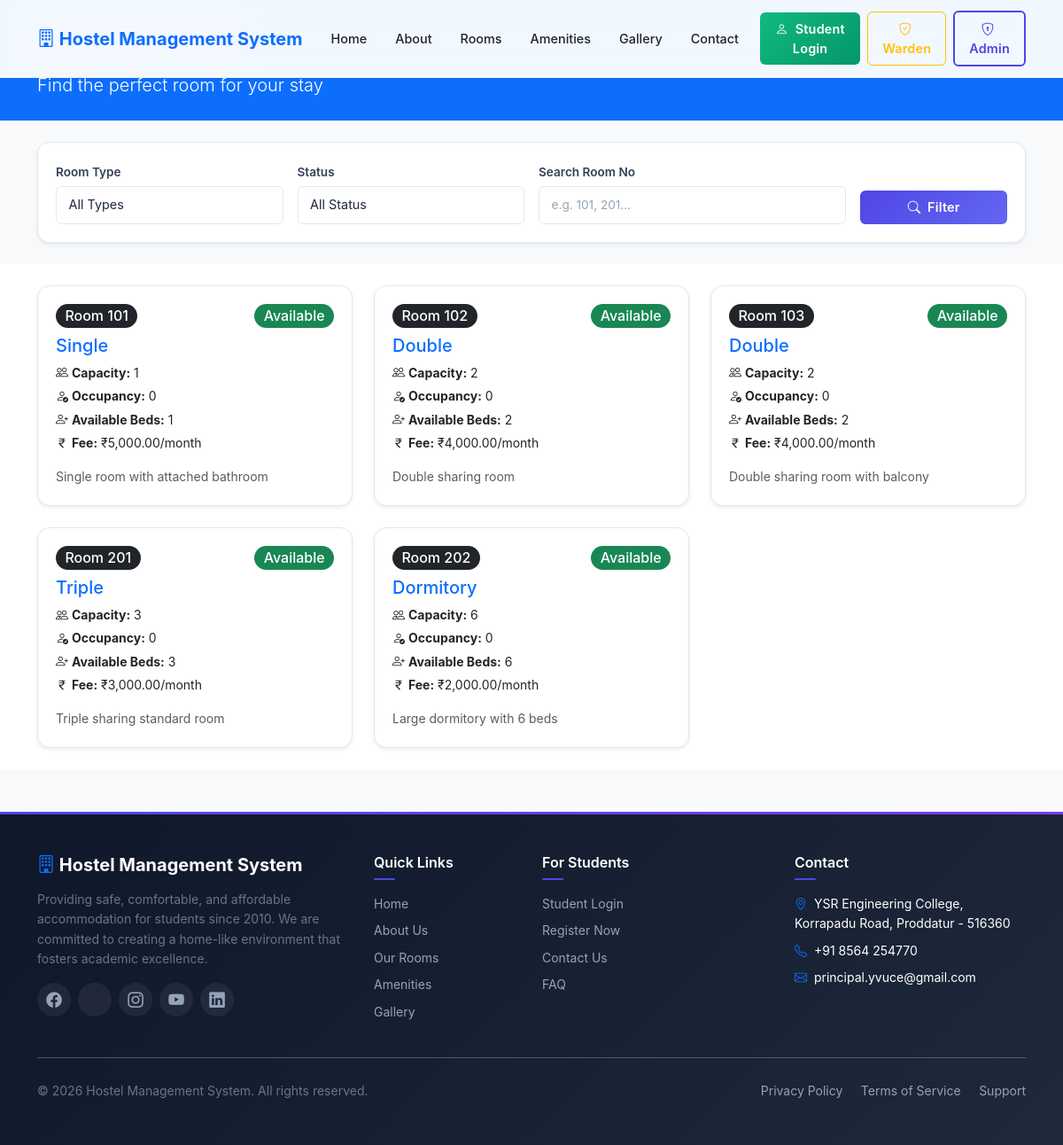
The page /rooms.php on the database its author committed.
### tables this page shows
CREATE TABLE rooms (
    id INT AUTO_INCREMENT PRIMARY KEY,
    room_no VARCHAR(20) NOT NULL UNIQUE,
    floor VARCHAR(20),
    room_type ENUM('Single', 'Double', 'Triple', 'Dormitory') NOT NULL DEFAULT 'Double',
    capacity INT NOT NULL DEFAULT 2,
    occupancy INT NOT NULL DEFAULT 0,
    fee_per_month DECIMAL(10,2) NOT NULL DEFAULT 0,
    description TEXT,
    status ENUM('Available', 'Full', 'Maintenance') NOT NULL DEFAULT 'Available',
    created_at TIMESTAMP DEFAULT CURRENT_TIMESTAMP
);

### config/functions.php (called while the page is built, shortened)
<?php
function sanitize($input) {
    return htmlspecialchars(strip_tags(trim($input)), ENT_QUOTES, 'UTF-8');
}
function isLoggedIn() {
    return isset($_SESSION['user_id']);
}

### config/database.php (called while the page is built, shortened)
<?php
class Database {
    private static $instance = null;
    private $conn;
    private function __construct() {
        try {
            $this->conn = new PDO(
                "mysql:host=" . DB_HOST . ";dbname=" . DB_NAME . ";charset=utf8mb4",
                DB_USER,
                DB_PASS,
                [
                    PDO::ATTR_ERRMODE => PDO::ERRMODE_EXCEPTION,
                    PDO::ATTR_DEFAULT_FETCH_MODE => PDO::FETCH_ASSOC,
                    PDO::ATTR_EMULATE_PREPARES => false
                ]
            );
        } catch (PDOException $e) {
            die("Database connection failed: " . $e->getMessage());
        }
    }
    public static function getInstance() {
        if (self::$instance === null) {
            self::$instance = new self();
        }
        return self::$instance;
    }
    public function getConnection() {
        return $this->conn;
    }
}
function db() {
    return Database::getInstance()->getConnection();
}

### public/rooms.php (the view, shortened to what this page needs)
<?php
include __DIR__ . '/../includes/header.php';
$params = [];
$whereClause = '';
$rooms = [];
try {
    $stmt = db()->prepare("SELECT * FROM rooms $whereClause ORDER BY room_no ASC");
    $stmt->execute($params);
    $rooms = $stmt->fetchAll();
} catch (Exception $e) {
    $rooms = [];
}
$searchValue = $_GET['search'] ?? '';
?>
<section class="bg-primary text-white py-4">
    <div class="container">
        <h1 class="fw-bold">Our Rooms</h1>
        <p class="lead mb-0">Find the perfect room for your stay</p>
    </div>
</section>
<section class="bg-light py-4">
    <div class="container">
        <div class="card shadow-sm">
            <div class="card-body">
                <form method="GET" action="" class="row g-3 align-items-end">
                    <div class="col-md-3">
                        <label class="form-label fw-semibold">Room Type</label>
                        <select name="room_type" class="form-select">
                            <option value="">All Types</option>
                        </select>
                    </div>
                    <div class="col-md-3">
                        <label class="form-label fw-semibold">Status</label>
                        <select name="status" class="form-select">
                            <option value="">All Status</option>
                        </select>
                    </div>
                    <div class="col-md-4">
                        <label class="form-label fw-semibold">Search Room No</label>
                        <input type="text" name="search" class="form-control" placeholder="e.g. 101, 201..." value="<?= sanitize($searchValue) ?>">
                    </div>
                    <div class="col-md-2">
                        <button type="submit" class="btn btn-primary w-100"><i class="bi bi-search"></i> Filter</button>
                    </div>
                </form>
            </div>
        </div>
    </div>
</section>
<section class="bg-white py-4">
    <div class="container">
        <?php if (count($rooms) > 0): ?>
            <div class="row g-4">
                <?php foreach ($rooms as $room): ?>
                    <div class="col-md-4">
                        <div class="card h-100 shadow-sm">
                            <div class="card-body">
                                <div class="d-flex justify-content-between align-items-start mb-2">
                                    <span class="badge bg-dark fs-6">Room <?= sanitize($room['room_no']) ?></span>
                                    <?php
                                    $statusBadge = match($room['status']) {
                                        'Available' => 'bg-success',
                                        'Full' => 'bg-danger',
                                        'Maintenance' => 'bg-warning text-dark',
                                        default => 'bg-secondary'
                                    };
                                    ?>
                                    <span class="badge <?= $statusBadge ?> fs-6"><?= $room['status'] ?></span>
                                </div>
                                <h5 class="card-title text-primary"><?= sanitize($room['room_type']) ?></h5>
                                <ul class="list-unstyled small">
                                    <li class="mb-1"><i class="bi bi-people"></i> <strong>Capacity:</strong> <?= $room['capacity'] ?></li>
                                    <li class="mb-1"><i class="bi bi-person-check"></i> <strong>Occupancy:</strong> <?= $room['occupancy'] ?></li>
                                    <li class="mb-1"><i class="bi bi-person-plus"></i> <strong>Available Beds:</strong> <?= $room['capacity'] - $room['occupancy'] ?></li>
                                    <li class="mb-1"><i class="bi bi-currency-rupee"></i> <strong>Fee:</strong> ₹<?= number_format($room['fee_per_month'], 2) ?>/month</li>
                                </ul>
                                <?php if (!empty($room['description'])): ?>
                                    <p class="card-text small text-muted"><?= sanitize($room['description']) ?></p>
                                <?php endif; ?>
                            </div>
                        </div>
                    </div>
                <?php endforeach; ?>
            </div>
        <?php else: ?>
            <div class="alert alert-info text-center">
                <i class="bi bi-info-circle"></i> No rooms found matching your criteria.
            </div>
        <?php endif; ?>
    </div>
</section>
<?php include __DIR__ . '/../includes/footer.php'; ?>

### includes/header.php (shortened to what this page needs)
<!DOCTYPE html>
<html lang="en">
<head>
    <link href="https://cdn.jsdelivr.net/npm/bootstrap@5.3.0/dist/css/bootstrap.min.css" rel="stylesheet">
    <link rel="stylesheet" href="https://cdn.jsdelivr.net/npm/bootstrap-icons@1.10.0/font/bootstrap-icons.css">
    <link rel="stylesheet" href="<?= BASE_URL ?>/assets/css/style.css">
</head>
<body>
<nav class="navbar navbar-expand-lg fixed-top">
    <div class="container">
        <a class="navbar-brand fw-bold text-primary" href="<?= BASE_URL ?>/public/index.php">
            <i class="bi bi-building"></i> <?= SITE_NAME ?>
        </a>
        <div class="collapse navbar-collapse" id="mainNav">
            <ul class="navbar-nav ms-auto align-items-lg-center">
                <li class="nav-item"><a class="nav-link text-dark" href="<?= BASE_URL ?>/public/index.php">Home</a></li>
                <li class="nav-item"><a class="nav-link text-dark" href="<?= BASE_URL ?>/public/about.php">About</a></li>
                <li class="nav-item"><a class="nav-link text-dark" href="<?= BASE_URL ?>/public/rooms.php">Rooms</a></li>
                <li class="nav-item"><a class="nav-link text-dark" href="<?= BASE_URL ?>/public/amenities.php">Amenities</a></li>
                <li class="nav-item"><a class="nav-link text-dark" href="<?= BASE_URL ?>/public/gallery.php">Gallery</a></li>
                <li class="nav-item"><a class="nav-link text-dark" href="<?= BASE_URL ?>/public/contact.php">Contact</a></li>
                <?php if (isLoggedIn()): ?>
                    <li class="nav-item dropdown">
                        <a class="nav-link text-dark dropdown-toggle fw-semibold" href="#" role="button" data-bs-toggle="dropdown">
                            <i class="bi bi-person-circle text-primary"></i> <?= sanitize($_SESSION['username']) ?>
                        </a>
                        <ul class="dropdown-menu dropdown-menu-end">
                            <li><a class="dropdown-item" href="<?= BASE_URL ?>/<?= isAdmin() ? 'admin' : 'student' ?>/dashboard.php"><i class="bi bi-speedometer2"></i> Dashboard</a></li>
                            <li><hr class="dropdown-divider"></li>
                            <li><a class="dropdown-item text-danger fw-bold" href="<?= BASE_URL ?>/auth/logout.php"><i class="bi bi-box-arrow-right"></i> Logout</a></li>
                        </ul>
                    </li>
                <?php else: ?>
                    <li class="nav-item ms-lg-2">
                        <a class="btn btn-success text-white fw-semibold px-3" href="<?= BASE_URL ?>/auth/login.php?role=student"><i class="bi bi-person"></i> Student Login</a>
                    </li>
                    <li class="nav-item ms-lg-2">
                        <a class="btn btn-outline-warning fw-semibold px-3" href="<?= BASE_URL ?>/auth/login.php?role=warden"><i class="bi bi-shield-check"></i> Warden</a>
                    </li>
                    <li class="nav-item ms-lg-2">
                        <a class="btn btn-outline-primary fw-semibold px-3" href="<?= BASE_URL ?>/auth/login.php?role=admin"><i class="bi bi-shield-lock"></i> Admin</a>
                    </li>
                <?php endif; ?>
            </ul>
        </div>
    </div>
</nav>

### includes/footer.php (shortened to what this page needs)
<footer class="mt-5 py-5">
    <div class="container">
        <div class="row g-4">
            <div class="col-lg-4">
                <h5 class="fw-bold mb-3"><i class="bi bi-building text-primary"></i> <?= SITE_NAME ?></h5>
                <p class="small text-secondary mb-3">Providing safe, comfortable, and affordable accommodation for students since 2010. We are committed to creating a home-like environment that fosters academic excellence.</p>
                <div class="d-flex gap-2">
                    <a href="#" class="social-link"><i class="bi bi-facebook"></i></a>
                    <a href="#" class="social-link"><i class="bi bi-twitter-x"></i></a>
                    <a href="#" class="social-link"><i class="bi bi-instagram"></i></a>
                    <a href="#" class="social-link"><i class="bi bi-youtube"></i></a>
                    <a href="#" class="social-link"><i class="bi bi-linkedin"></i></a>
                </div>
            </div>
            <div class="col-lg-2 col-md-4">
                <h6>Quick Links</h6>
                <ul class="list-unstyled small">
                    <li class="mb-2"><a href="<?= BASE_URL ?>/public/index.php" class="text-decoration-none">Home</a></li>
                    <li class="mb-2"><a href="<?= BASE_URL ?>/public/about.php" class="text-decoration-none">About Us</a></li>
                    <li class="mb-2"><a href="<?= BASE_URL ?>/public/rooms.php" class="text-decoration-none">Our Rooms</a></li>
                    <li class="mb-2"><a href="<?= BASE_URL ?>/public/amenities.php" class="text-decoration-none">Amenities</a></li>
                    <li class="mb-2"><a href="<?= BASE_URL ?>/public/gallery.php" class="text-decoration-none">Gallery</a></li>
                </ul>
            </div>
            <div class="col-lg-3 col-md-4">
                <h6>For Students</h6>
                <ul class="list-unstyled small">
                    <li class="mb-2"><a href="<?= BASE_URL ?>/auth/login.php?role=student" class="text-decoration-none">Student Login</a></li>
                    <li class="mb-2"><a href="<?= BASE_URL ?>/auth/register.php" class="text-decoration-none">Register Now</a></li>
                    <li class="mb-2"><a href="<?= BASE_URL ?>/public/contact.php" class="text-decoration-none">Contact Us</a></li>
                    <li class="mb-2"><a href="<?= BASE_URL ?>/public/faq.php" class="text-decoration-none">FAQ</a></li>
                </ul>
            </div>
            <div class="col-lg-3 col-md-4">
                <h6>Contact</h6>
                <ul class="list-unstyled small">
                    <li class="mb-2"><i class="bi bi-geo-alt text-primary me-1"></i> YSR Engineering College, Korrapadu Road, Proddatur - 516360</li>
                    <li class="mb-2"><i class="bi bi-telephone text-primary me-1"></i> +91 8564 254770</li>
                    <li class="mb-2"><i class="bi bi-envelope text-primary me-1"></i> principal.yvuce@gmail.com</li>
                </ul>
            </div>
        </div>
        <hr class="my-4 opacity-25">
        <div class="row align-items-center">
            <div class="col-md-6">
                <p class="small mb-0 text-secondary">&copy; <?= date('Y') ?> <?= SITE_NAME ?>. All rights reserved.</p>
            </div>
            <div class="col-md-6 text-md-end">
                <a href="#" class="small text-decoration-none me-3">Privacy Policy</a>
                <a href="#" class="small text-decoration-none me-3">Terms of Service</a>
                <a href="<?= BASE_URL ?>/public/contact.php" class="small text-decoration-none">Support</a>
            </div>
        </div>
    </div>
</footer>
</body>
</html>

### rows shown on the page
rooms: room_no "101", status "Available", room_type "Single", capacity "1", occupancy "0", $room['capacity']-$room['occupancy'] "1", fee_per_month "5,000.00", description "Single room with attached bathroom"
rooms: room_no "102", status "Available", room_type "Double", capacity "2", occupancy "0", $room['capacity']-$room['occupancy'] "2", fee_per_month "4,000.00", description "Double sharing room"
rooms: room_no "103", status "Available", room_type "Double", capacity "2", occupancy "0", $room['capacity']-$room['occupancy'] "2", fee_per_month "4,000.00", description "Double sharing room with balcony"
rooms: room_no "201", status "Available", room_type "Triple", capacity "3", occupancy "0", $room['capacity']-$room['occupancy'] "3", fee_per_month "3,000.00", description "Triple sharing standard room"
rooms: room_no "202", status "Available", room_type "Dormitory", capacity "6", occupancy "0", $room['capacity']-$room['occupancy'] "6", fee_per_month "2,000.00", description "Large dormitory with 6 beds"

### other values the page prints
SITE_NAME "Hostel Management System"
